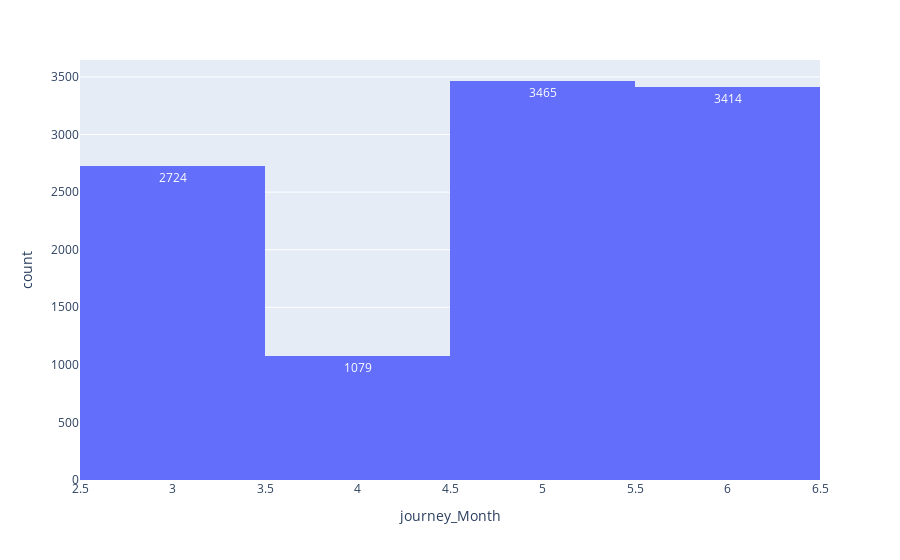

Notebook cell for this chart:
### Code cell
px.histogram(data_frame=df , x = "journey_Month",text_auto=True)

### Figure 1 — Plotly figure (JSON) as saved in the notebook; plotly's stock layout.template omitted (floating-point values rounded to 4 significant figures; data arrays with more than 128 entries replaced by an {"elided": "..."} marker saying what was removed)
{"data": [{"alignmentgroup": "True", "bingroup": "x", "hovertemplate": "journey_Month=%{x}<br>count=%{y}<extra></extra>", "legendgroup": "", "marker": {"color": "#636efa", "pattern": {"shape": ""}}, "name": "", "offsetgroup": "", "orientation": "v", "showlegend": false, "texttemplate": "%{value}", "type": "histogram", "x": {"elided": "10682 int values"}, "xaxis": "x", "yaxis": "y"}], "layout": {"barmode": "relative", "legend": {"tracegroupgap": 0}, "margin": {"t": 60}, "xaxis": {"anchor": "y", "domain": [0, 1], "title": {"text": "journey_Month"}}, "yaxis": {"anchor": "x", "domain": [0, 1], "title": {"text": "count"}}}}
